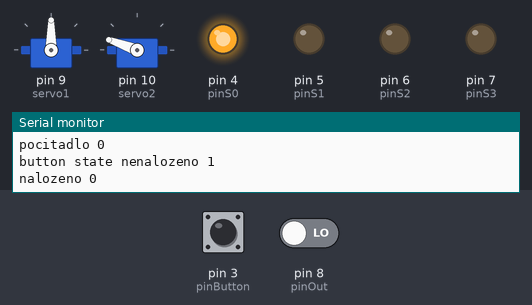
A sketch run on a simulated Arduino Nano, built with avr-gcc and run on an emulated ATmega328P. On the bench: 2 × servo, output pins drawn as LEDs (lit = HIGH), the last lines printed to the serial monitor. The test bench sets the inputs (shaded band); at power-on: pin 3 (pinButton) HIGH, pin 8 (pinOut) LOW.

Above: at 0.1 s.
At 5.2 s:
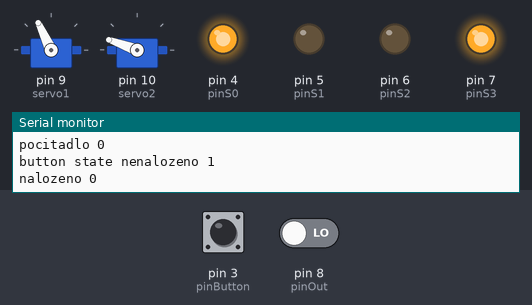
At 16.1 s:
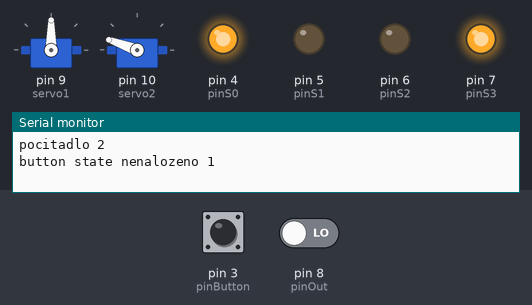
At 27.2 s:
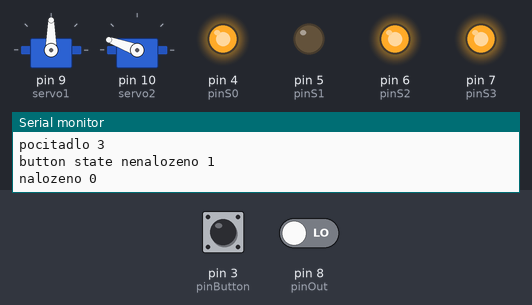
At 38.3 s:
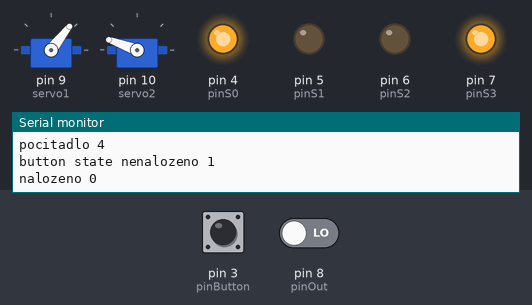
Timing chart, 0 to 39.8 s (numbered marks = the images above):
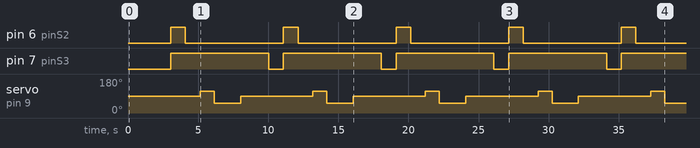

Measured:
- by itself, pin 6 (pinS2): alternates HIGH for 1.1 s and LOW for 7.0 s
- by itself, pin 7 (pinS3): alternates HIGH for 7.0 s and LOW for 1.1 s
- by itself, servo on pin 9 (servo1): repeats every 8.0 s: 52° 1.9 s, 90° 5.2 s, 115° 1.0 s

The sketch:

tridicka.ino
```cpp
/*
Kakas-Raab Train 2022 09.8s
Autonomous Rail - modul sorter
Arduino nano
- HW:
2x servo SG90
1x button
1x RGB senzor
*/
#include <Servo.h>

#define pinS0 4
#define pinS1 5
#define pinS2 6
#define pinS3 7
#define pinOut 8
#define pinButton 3

Servo servo1;
Servo servo2;

int poc = 0;     //jedna promenna na pocitani cycklu
int naloz = 11;  //naklad k vytridení
int nalozeno = 0;

void setup() {
  pinMode(pinS0, OUTPUT);
  pinMode(pinS1, OUTPUT);
  pinMode(pinS2, OUTPUT);
  pinMode(pinS3, OUTPUT);
  pinMode(pinOut, INPUT);
  pinMode(pinButton, INPUT_PULLUP); // konfigurace start tlacitka
  digitalWrite(pinS0,HIGH);
  digitalWrite(pinS1,LOW);
  servo1.attach(9);
  servo1.write(115);
  servo2.attach(10);
  servo2.write(160);
  Serial.begin(9600);
}

void loop() {
  int frekvenceCervena, frekvenceZelena, frekvenceModra;
  int btnState = digitalRead(pinButton);
if (btnState == 1 && nalozeno == 1) {

    Serial.print("button state ");
    Serial.println(btnState);

    Serial.print("nalozeno ");
    Serial.println(nalozeno);
    delay (2000);
    nalozeno = 0;
}
btnState = digitalRead(pinButton);
if (btnState == 1 && nalozeno == 0) {
 for (poc = 0; poc<naloz; poc++){
    Serial.print("pocitadlo ");
    Serial.println(poc);

    Serial.print("button state nenalozeno ");
    Serial.println(btnState);

    Serial.print("nalozeno ");
    Serial.println(nalozeno);

  servo1.write(90);
  delay(1000);
  delay(1000);
  //for (int i = 110; i > 55; i--) {

    //delay(15);
  //}
  // měření červené barvy
  digitalWrite(pinS2,LOW);
  digitalWrite(pinS3,LOW);
  delay(50);
  frekvenceCervena = pulseIn(pinOut, LOW);
  // měření zelené barvy
  digitalWrite(pinS2,HIGH);
  digitalWrite(pinS3,HIGH);
  delay(50);
  frekvenceZelena = pulseIn(pinOut, LOW);
  // měření modré barvy
  digitalWrite(pinS2,LOW);
  digitalWrite(pinS3,HIGH);
  delay(50);
  frekvenceModra = pulseIn(pinOut, LOW);
  if (frekvenceCervena < 60) {

    servo2.write(45);
  }
  if (frekvenceModra < 60 && frekvenceCervena > 60) {
    servo2.write(100);
  }
  if (frekvenceCervena < 60 && frekvenceZelena < 60 && frekvenceModra < 60) {
    servo2.write(160);
  }
   servo1.write(115);
  delay(1000);
  servo1.write(52);
  delay(1000);

  Serial.print("R: ");
  Serial.print(frekvenceCervena);
  Serial.print(" | G: ");
  Serial.print(frekvenceZelena);
  Serial.print(" | B: ");
  Serial.print(frekvenceModra);
  if (frekvenceCervena < 120) {
    Serial.print(" | Detekce cervene. ");
  }
  if (frekvenceZelena < 60) {
    Serial.print(" | Detekce zelene. ");
  }
  if (frekvenceModra < 60) {
    Serial.print(" | Detekce modre. ");
  }
  if (frekvenceCervena < 60 & frekvenceZelena < 60 ) {
    Serial.print(" | Detekce zlute. ");
  }
  Serial.println();
  delay(850);

 }
 nalozeno = nalozeno + 1;
}


}
```
